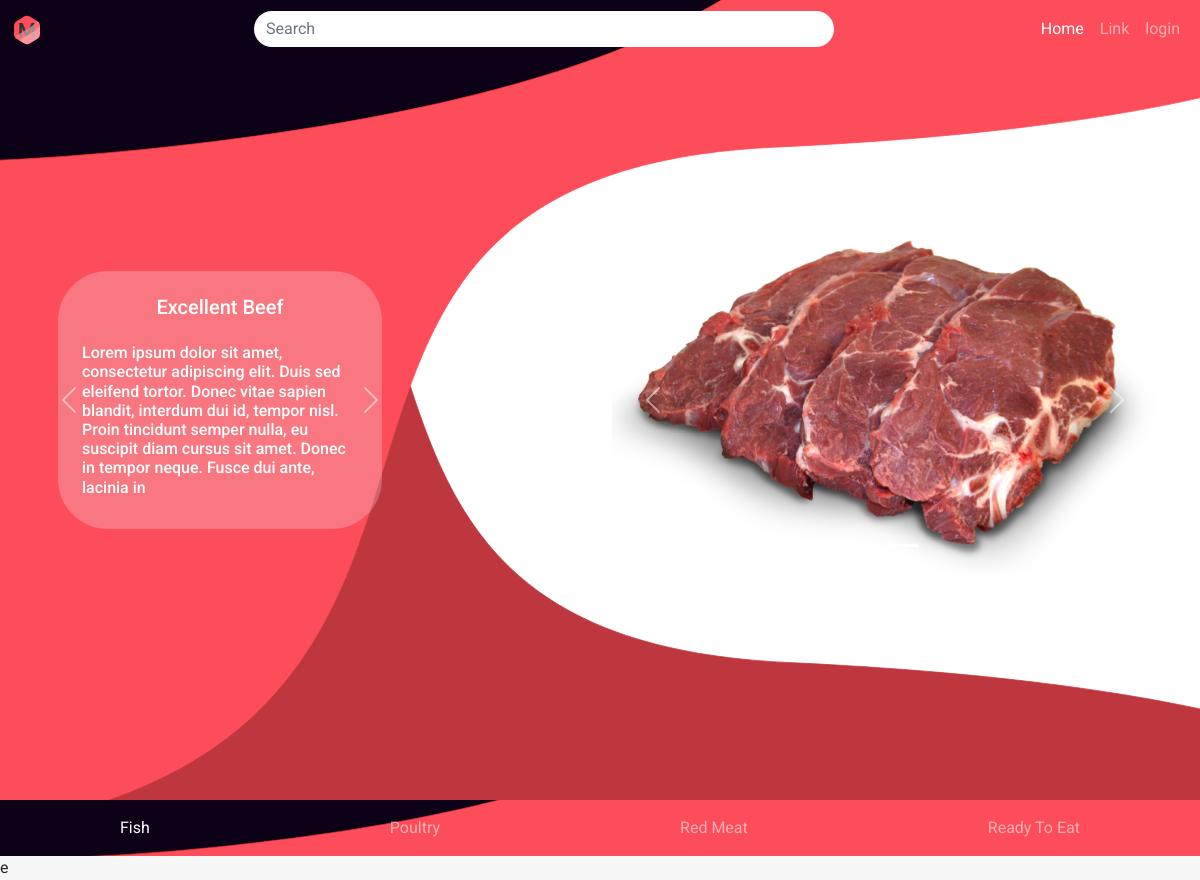
The page / on the database its author committed.
### home/models.py (models this page shows, shortened)
class MainPage(models.Model):
    product = models.ForeignKey(Product, related_name="Product", on_delete=models.CASCADE)
    heading = models.TextField(max_length=20)
    description = models.TextField(max_length=255)

class Product(models.Model):
    meat_type = (
        ('c', 'chicken'),
        ('b', 'beef'),
        ('m', 'mutton'),
        ('p', 'pork'),
        ('f', 'fish'),
    )
    title = models.CharField(max_length=255)
    description = models.TextField(max_length=2048)
    price = models.FloatField()
    stock = models.IntegerField()
    meat = models.CharField(max_length=1, choices=meat_type)

class ImageModel(models.Model):
    title = models.TextField(max_length=10)
    mainimage = models.ImageField(upload_to="static/images/", null=True)
    image = models.ForeignKey(Product, related_name='images', on_delete=models.CASCADE)

### home/views.py (the view)
# urls.py: path('', views.index, name='index'),
def index(request):
    products = Product.objects.all()
    mainPage = MainPage.objects.all()
    context = {"products": products, "mainpage": mainPage}
    return render(request, template_name="index.html", context=context)

### templates/index.html (shortened to what this page needs)
{% extends "base.html" %}
{% block content %}
    {% load static %}
    <link rel="stylesheet" href="{% static 'index.css' %}"/>
    <div class="main-bg h-75" style="background-image: url({% static 'images/Desk1.svg' %});">
        <div class="container h-100">
            <div class="row h-100 ">
                <div class="col col-12 col-md-4 my-auto my-5  mobile-no-display">
                    <div id="carouselExampleIndicators1" class="carousel slide" data-bs-ride="carousel">
                        <div class="carousel-inner">
                            {% for item in mainpage %}
                                <div class="carousel-item {% firstof forloop.counter0   'active' %}">
                                    <div class="h-100 p-3 m-3 card-body-now">
                                        <h5 class="text-white text-center p-2">{{ item.heading }}</h5>
                                        <h6 class="text-white p-2">{{ item.description }}</h6>
                                    </div>
                                </div>
                            {% endfor %}
                        </div>
                        <button class="carousel-control-prev" type="button" data-bs-target="#carouselExampleIndicators1"
                                data-bs-slide="prev">
                            <span class="carousel-control-prev-icon" aria-hidden="true"></span>
                        </button>
                        <button class="carousel-control-next" type="button" data-bs-target="#carouselExampleIndicators1"
                                data-bs-slide="next">
                            <span class="carousel-control-next-icon dark" aria-hidden="true"></span>
                        </button>
                    </div>
                </div>
                <div class="col-2  mobile-no-display">
                </div>
                <div class="col col-12 col-md-6 my-auto">
                    <div id="carouselExampleIndicators" class="carousel slide" data-bs-ride="carousel">
                        <div class="carousel-indicators">
                            {% for item in mainpage %}
                                <button type="button" data-bs-target="#carouselExampleIndicators"
                                        data-bs-slide-to="{{ forloop.counter0 }}"
                                        class="active" aria-current="true"
                                        aria-label="Slide {{ forloop.counter }}"></button>
                            {% endfor %}
                        </div>
                        <div class="carousel-inner">
                            {% for item in mainpage %}
                                <div class="carousel-item {% firstof forloop.counter0   'active' %}">
                                    <img class="d-block w-100" src="{{ item.product.images.all.0.mainimage }}"
                                         alt="First slide">
                                </div>
                            {% endfor %}
                        </div>
                        <button class="carousel-control-prev" type="button" data-bs-target="#carouselExampleIndicators"
                                data-bs-slide="prev">
                            <span class="carousel-control-prev-icon" aria-hidden="true"></span>
                        </button>
                        <button class="carousel-control-next" type="button" data-bs-target="#carouselExampleIndicators"
                                data-bs-slide="next">
                            <span class="carousel-control-next-icon dark" aria-hidden="true"></span>
                        </button>
                    </div>
                </div>
            </div>
        </div>
    </div>
    <nav class="navbar sticky-top navbar-expand-lg navbar-dark" id="itembar">
        <ul class="navbar-nav  nav-fill w-100 me-auto mb-3 mb-lg-0">
            <li class="nav-item">
                <a class="nav-link active" aria-current="page" href="#">Fish</a>
            </li>
            <li class="nav-item">
                <a class="nav-link" href="#">Poultry</a>
            </li>
            <li class="nav-item">
                <a class="nav-link" href="#">Red Meat</a>
            </li>
            <li class="nav-item">
                <a class="nav-link " href="#">Ready To Eat</a>
            </li>
        </ul>
    </nav>
{% endblock %}
{% block scripts %}
    e
{% endblock %}

### static/index.css (style rules this page uses)
html { height: 100%; }
body { height: 100%; font-family: Roboto; }
.main-bg { background-repeat: no-repeat; background-position: top; background-size: cover; min-height: 100vh; }
.card-body-now { border-radius: 50px; background: #eaeaea44; }
#itembar { background-image: url("/static/images/Nav bar continue.svg"); background-position: center; background-size: cover; }
body, html { height: 100%; }
body { background-color: #f7f7f7; }

### rows shown on the page
MainPage: heading "Excellent Beef", description "Lorem ipsum dolor sit amet, consectetur adipiscing elit. Duis sed eleifend tortor. Donec vitae sapien blandit, interdum dui id, tempor nisl. Proin tincidunt semper nulla, eu suscipit diam cursus sit amet. Donec in tempor neque. Fusce dui ante, lacinia in", product.images.all.0.mainimage (picture)
